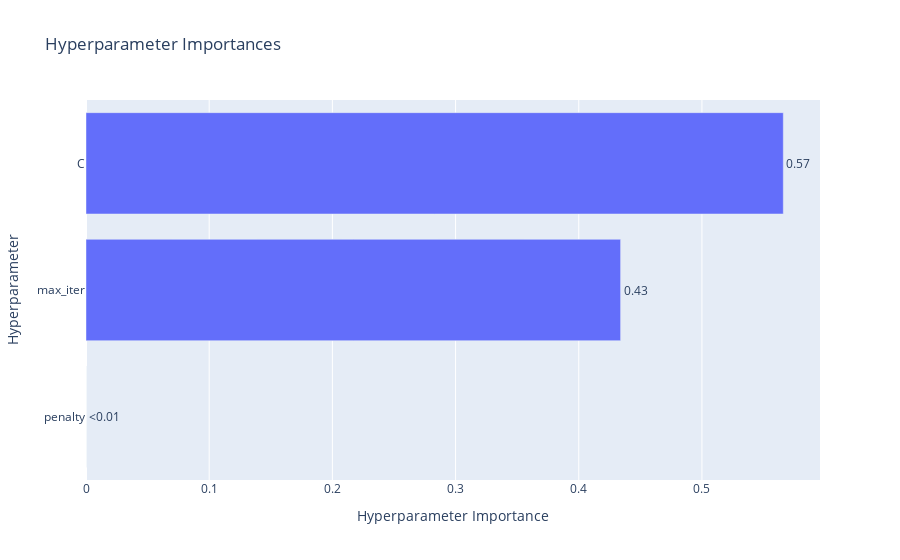

Here is the notebook cell this chart was saved with:
### Code cell
from optuna.visualization import plot_param_importances

plot_param_importances(study_lr)

### Figure 1 — Plotly figure (JSON) as saved in the notebook; plotly's stock layout.template omitted (floating-point values rounded to 4 significant figures)
{"data": [{"cliponaxis": false, "hovertemplate": ["penalty (CategoricalDistribution): 0.0<extra></extra>", "max_iter (IntDistribution): 0.43396226415094347<extra></extra>", "C (FloatDistribution): 0.5660377358490566<extra></extra>"], "name": "Objective Value", "orientation": "h", "text": ["<0.01", "0.43", "0.57"], "textposition": "outside", "type": "bar", "x": [0, 0.434, 0.566], "y": ["penalty", "max_iter", "C"]}], "layout": {"title": {"text": "Hyperparameter Importances"}, "xaxis": {"title": {"text": "Hyperparameter Importance"}}, "yaxis": {"title": {"text": "Hyperparameter"}}}}
